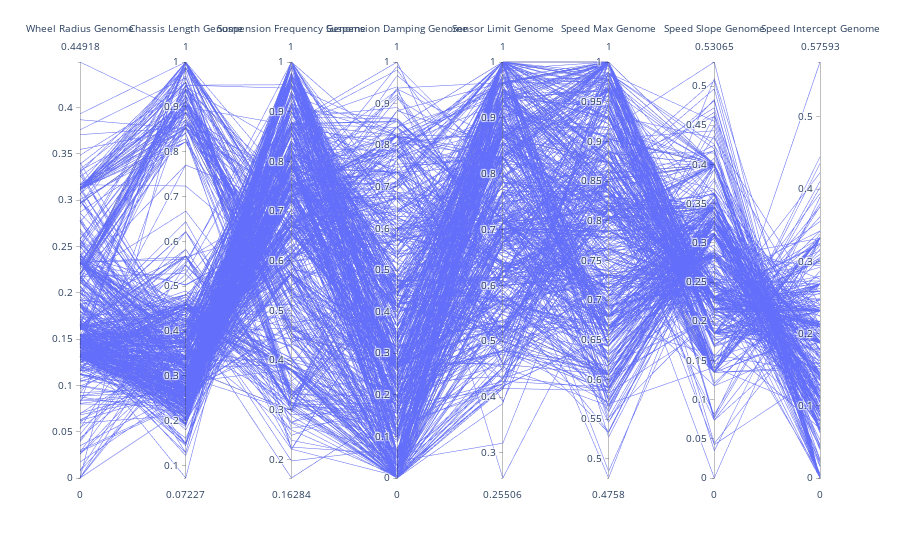

Write notebook code for a chart like this one.
### Code cell
# fig = px.parallel_coordinates(df, labels=names, template="plotly_white")
fig = px.parallel_coordinates(df[names], template="plotly_white")
fig.update_yaxes(range=[0, 1])
fig.show()

### Figure 1 — Plotly figure (JSON) as saved in the notebook; plotly's stock layout.template omitted (floating-point values rounded to 4 significant figures; data arrays with more than 128 entries replaced by an {"elided": "..."} marker saying what was removed)
{"data": [{"dimensions": [{"label": "Wheel Radius Genome", "values": {"elided": "1000 float values"}}, {"label": "Chassis Length Genome", "values": {"elided": "1000 float values"}}, {"label": "Suspension Frequency Genome", "values": {"elided": "1000 float values"}}, {"label": "Suspension Damping Genome", "values": {"elided": "1000 float values"}}, {"label": "Sensor Limit Genome", "values": {"elided": "1000 float values"}}, {"label": "Speed Max Genome", "values": {"elided": "1000 float values"}}, {"label": "Speed Slope Genome", "values": {"elided": "1000 float values"}}, {"label": "Speed Intercept Genome", "values": {"elided": "1000 float values"}}], "domain": {"x": [0, 1], "y": [0, 1]}, "name": "", "type": "parcoords"}], "layout": {"legend": {"tracegroupgap": 0}, "margin": {"t": 60}, "yaxis": {"range": [0, 1]}}}
